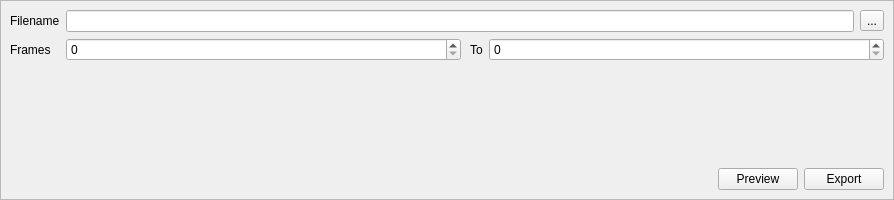
<?xml version="1.0" encoding="UTF-8"?>
<ui version="4.0">
 <class>exportWidget</class>
 <widget class="QWidget" name="exportWidget">
  <property name="geometry">
   <rect>
    <x>0</x>
    <y>0</y>
    <width>894</width>
    <height>200</height>
   </rect>
  </property>
  <property name="sizePolicy">
   <sizepolicy hsizetype="Ignored" vsizetype="Ignored">
    <horstretch>0</horstretch>
    <verstretch>0</verstretch>
   </sizepolicy>
  </property>
  <property name="minimumSize">
   <size>
    <width>100</width>
    <height>100</height>
   </size>
  </property>
  <property name="maximumSize">
   <size>
    <width>1000</width>
    <height>200</height>
   </size>
  </property>
  <property name="windowTitle">
   <string>Export</string>
  </property>
  <property name="sizeGripEnabled" stdset="0">
   <bool>false</bool>
  </property>
  <layout class="QVBoxLayout" name="verticalLayout">
   <property name="spacing">
    <number>0</number>
   </property>
   <property name="margin">
    <number>0</number>
   </property>
   <item>
    <widget class="QScrollArea" name="scrollArea">
     <property name="verticalScrollBarPolicy">
      <enum>Qt::ScrollBarAsNeeded</enum>
     </property>
     <property name="horizontalScrollBarPolicy">
      <enum>Qt::ScrollBarAlwaysOff</enum>
     </property>
     <property name="widgetResizable">
      <bool>true</bool>
     </property>
     <widget class="QWidget" name="scrollAreaWidgetContents">
      <property name="geometry">
       <rect>
        <x>0</x>
        <y>0</y>
        <width>892</width>
        <height>198</height>
       </rect>
      </property>
      <layout class="QVBoxLayout" name="verticalLayout_3">
       <property name="spacing">
        <number>6</number>
       </property>
       <property name="margin">
        <number>9</number>
       </property>
       <item>
        <layout class="QFormLayout" name="formLayout">
         <property name="fieldGrowthPolicy">
          <enum>QFormLayout::AllNonFixedFieldsGrow</enum>
         </property>
         <item row="0" column="0">
          <widget class="QLabel" name="directoryLbl">
           <property name="toolTip">
            <string>The directory to export images to</string>
           </property>
           <property name="text">
            <string>Filename</string>
           </property>
          </widget>
         </item>
         <item row="0" column="1">
          <layout class="QHBoxLayout" name="horizontalLayout_3">
           <item>
            <widget class="QLineEdit" name="directory">
             <property name="toolTip">
              <string>The directory to export images to</string>
             </property>
             <property name="readOnly">
              <bool>false</bool>
             </property>
            </widget>
           </item>
           <item>
            <widget class="QToolButton" name="chooseDirectoryBtn">
             <property name="toolTip">
              <string>The directory to export images to</string>
             </property>
             <property name="text">
              <string>...</string>
             </property>
            </widget>
           </item>
          </layout>
         </item>
         <item row="1" column="0">
          <widget class="QLabel" name="frameLbl">
           <property name="text">
            <string>Frames</string>
           </property>
          </widget>
         </item>
         <item row="1" column="1">
          <layout class="QHBoxLayout" name="horizontalLayout">
           <item>
            <widget class="QSpinBox" name="minFrame">
             <property name="sizePolicy">
              <sizepolicy hsizetype="Expanding" vsizetype="Fixed">
               <horstretch>0</horstretch>
               <verstretch>0</verstretch>
              </sizepolicy>
             </property>
            </widget>
           </item>
           <item>
            <widget class="QLabel" name="toLbl">
             <property name="text">
              <string> To</string>
             </property>
             <property name="scaledContents">
              <bool>false</bool>
             </property>
             <property name="alignment">
              <set>Qt::AlignCenter</set>
             </property>
            </widget>
           </item>
           <item>
            <widget class="QSpinBox" name="maxFrame">
             <property name="sizePolicy">
              <sizepolicy hsizetype="Expanding" vsizetype="Fixed">
               <horstretch>0</horstretch>
               <verstretch>0</verstretch>
              </sizepolicy>
             </property>
            </widget>
           </item>
          </layout>
         </item>
        </layout>
       </item>
       <item>
        <layout class="QHBoxLayout" name="horizontalLayout_2">
         <item>
          <spacer name="horizontalSpacer">
           <property name="orientation">
            <enum>Qt::Horizontal</enum>
           </property>
           <property name="sizeHint" stdset="0">
            <size>
             <width>40</width>
             <height>20</height>
            </size>
           </property>
          </spacer>
         </item>
         <item>
          <widget class="QPushButton" name="previewBtn">
           <property name="text">
            <string>Preview</string>
           </property>
          </widget>
         </item>
         <item>
          <widget class="QPushButton" name="exportBtn">
           <property name="text">
            <string>Export</string>
           </property>
          </widget>
         </item>
        </layout>
       </item>
      </layout>
     </widget>
    </widget>
   </item>
  </layout>
 </widget>
 <resources/>
 <connections/>
</ui>
